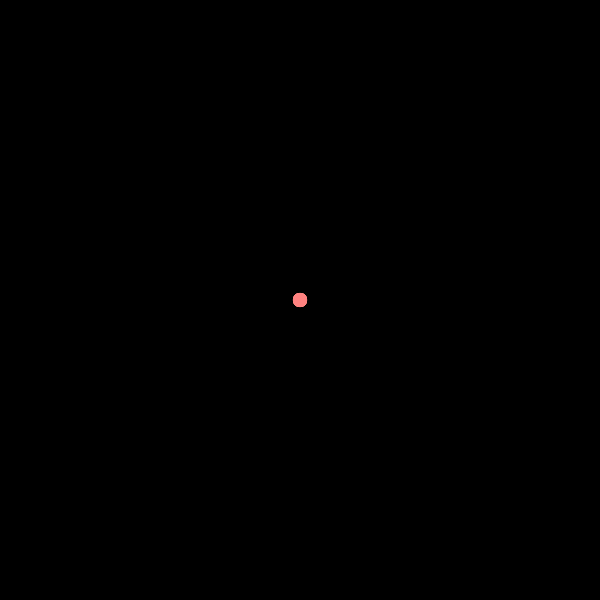
Frame 1 (no input)
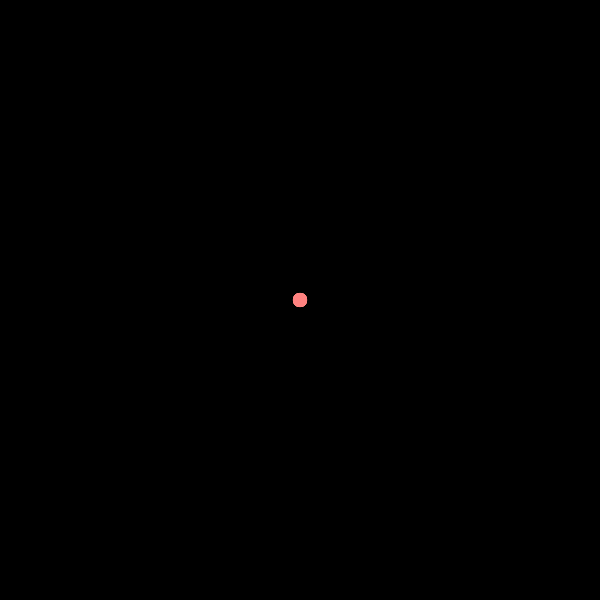
Frame 60 (the mouse pressed at the canvas centre just before this capture)
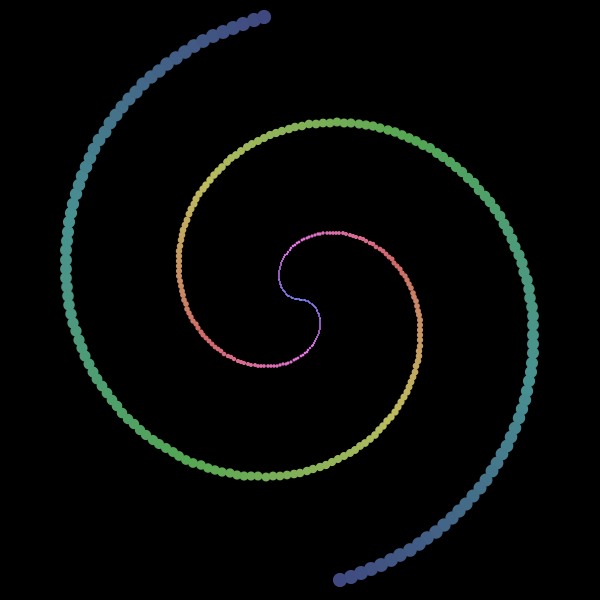
Frame 120 (the mouse held since frame 60 and released just before this capture)

The Processing sketch that drew these frames (run headless with seeded random() and noise(); from frame 60 on, the mouse is pressed at the canvas centre):

// Processing sketch: processing_1258
// ── processing_1258.pde

// Whitney_Rose - Jim Bumgardner
//
// From ideas by John Whitney -- see his book "Digital Harmony"
 
int   nbrPoints = 400;
int   cx,cy;
float crad;
float cycleLength;
float startTime;
int   counter =0 ;
float   speed = 1;
boolean classicStyle = false;
 
void setup()
{
  size(600, 600);
  cx = width/2;
  cy = height/2;
  crad = (min(width,height)/2) * 0.95;
  noStroke();
  smooth();
  colorMode(HSB, 1);
 
  background(0);
   
  if (classicStyle)
    cycleLength = 15*60;
  else
    cycleLength = 2000*15*60;
  speed = (2*PI*nbrPoints) / cycleLength;
  startTime = -random(cycleLength);
  // speed = 10;
}
 
void mousePressed()
{
  classicStyle = !classicStyle;
  if (classicStyle)
    cycleLength = 15*60;
  else
    cycleLength = 2000*15*60;
  speed = (2*PI*nbrPoints) / cycleLength;
}
 
 
void draw()
{
 startTime = -(cycleLength*mouseY) / (float) height;
 float timer = (millis()*.001 - startTime)*speed;
 
  background(0);
  counter = int(timer / cycleLength);
 
  for (int i = 0; i < nbrPoints; ++i)
  {
   
    float r = i/(float)nbrPoints;
    if ((counter & 1) == 0)
      r = 1-r;
 
    float a = timer * r; // pow(i * .001,2);
    // float a = timer*2*PI/(cycleLength/i); same thing
    float len = i*crad/(float)nbrPoints;
    float rad = max(2,len*.05);
    if (!classicStyle)
       len *= sin(a*timer);  // big fun!
    int x = (int) (cx + cos(a)*len);
    int y = (int) (cy + sin(a)*len);
    float hue = r + timer * .01;
    hue -= int(hue);
    fill(hue,.5,1-r/2);
    ellipse(x,y,rad,rad);
  }
}
